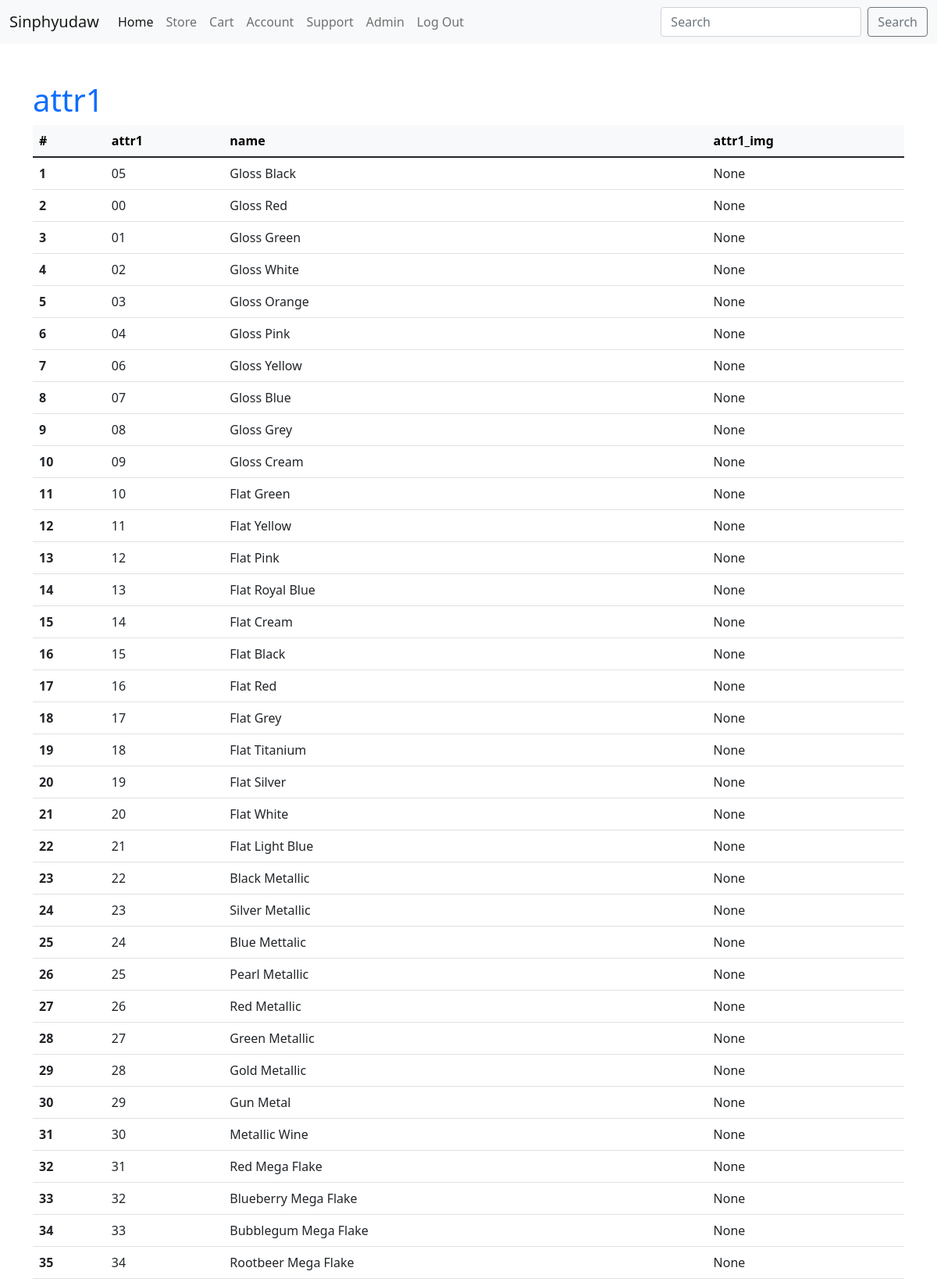
The app's page /admin/attr1 (signed in, upper part) with its own data.
### tables this page shows
CREATE TABLE attr1 (
  attr1 TEXT PRIMARY KEY,
  name TEXT NOT NULL,
  attr1_img TEXT
);

### main/admin.py (the view)
@bp.route('/<table>')
@admin_login_required
def table(table):
    db = get_db()
    fields = db.execute(
        f"pragma table_info('{table}')"
    ).fetchall()
    records = db.execute(
        f"select * from '{table}'"
    ).fetchall()
    return render_template('admin/table.html', table = table, fields = fields, records = records)

### main/auth.py (called while the page is built)
@bp.before_app_request
def load_logged_in_user():
    user_id = session.get('user_id')
    db = get_db()
    consumer = db.execute(
        "select * from consumer where user_id = ?",
        (user_id,)
    ).fetchone()
    if user_id is None:
        g.user = None
    else:
        no_consumer = get_db().execute(
            "select * from user where user_id = ?",
            (user_id,)
        ).fetchone()
        yes_consumer = get_db().execute(
            "select user.user_id user_id, verified, username, role_id, fname, lname, phone, email, ship_fname, ship_lname, address1, address2, city, state, country, postal_code from user join consumer on user.user_id = consumer.user_id join location on consumer.consumer_id = location.consumer_id where user.user_id = ?",
            (user_id,)
        ).fetchone()
        g.user = no_consumer if consumer is None else yes_consumer

@bp.before_app_request
def check_verified():
    if g.user is not None and g.user['verified'] == 0 and request.blueprint != 'auth' and request.endpoint != 'static':
        return redirect(url_for('auth.unconfirmed'))

def admin_login_required(view):
    @functools.wraps(view)
    def wrapped_view(**kwargs):
        if g.user is None:
            flash('Permission denied. Please log in first.')
            return redirect(url_for('auth.login'))
        elif g.user['role_id'] != 1:
            session.clear()
            flash('Permission denied. You are not an admin.')
            return redirect(url_for('auth.login'))
        return view(**kwargs)
    return wrapped_view

### main/db.py (called while the page is built)
def get_db():
    if 'db' not in g:
        g.db=sqlite3.connect(
            current_app.config['DATABASE'],
            detect_types=sqlite3.PARSE_DECLTYPES
        )
        g.db.row_factory=sqlite3.Row
    return g.db

### main/templates/admin/table.html (shortened to what this page needs)
{%extends 'base.html'%}
{%block header%}
<h1><a href="{{url_for('admin.admin')}}">{{table}}</a></h1>{%endblock%}
{%block content%}
<table class="table">
  <thead class="table-light">
    <tr>
      <th scope="col">#</th>
      {%for field in fields%}
      <th scope="col">{{field['name']}}</th>
      {%else%}
      Table has no fields
      {%endfor%}
    </tr>
  </thead>
  <tbody>
    {%for record in records%}
    <tr>
      <th scope="row">{{loop.index}}</th>
      {%for field in fields%}
      {%if record[field['name']] is string%}
      <td>{{record[field['name']]|truncate(40)}}</td>
      {%else%}
      <td>{{record[field['name']]}}</td>
      {%endif%}
      {%else%}
      Unknown error.
      {%endfor%}
    </tr>
    {%else%}
    No records in table: {{table}}
    {%endfor%}
  </tbody>
</table>
{%endblock%}

### main/static/style.css (style rules this page uses)
a { text-decoration: none; }

### records on screen
attr1: attr1 "05" "Gloss Black", record "None"
attr1: attr1 "00" "Gloss Red", record "None"
attr1: attr1 "01" "Gloss Green", record "None"
attr1: attr1 "02" "Gloss White", record "None"
attr1: attr1 "03" "Gloss Orange", record "None"
attr1: attr1 "04" "Gloss Pink", record "None"
attr1: attr1 "06" "Gloss Yellow", record "None"
attr1: attr1 "07" "Gloss Blue", record "None"
attr1: attr1 "08" "Gloss Grey", record "None"
attr1: attr1 "09" "Gloss Cream", record "None"
attr1: attr1 "10" "Flat Green", record "None"
attr1: attr1 "11" "Flat Yellow", record "None"
attr1: attr1 "12" "Flat Pink", record "None"
attr1: attr1 "13" "Flat Royal Blue", record "None"
attr1: attr1 "14" "Flat Cream", record "None"
attr1: attr1 "15" "Flat Black", record "None"
attr1: attr1 "16" "Flat Red", record "None"
attr1: attr1 "17" "Flat Grey", record "None"
attr1: attr1 "18" "Flat Titanium", record "None"
attr1: attr1 "19" "Flat Silver", record "None"
attr1: attr1 "20" "Flat White", record "None"
attr1: attr1 "21" "Flat Light Blue", record "None"
attr1: attr1 "22" "Black Metallic", record "None"
attr1: attr1 "23" "Silver Metallic", record "None"
attr1: attr1 "24" "Blue Mettalic", record "None"
attr1: attr1 "25" "Pearl Metallic", record "None"
attr1: attr1 "26" "Red Metallic", record "None"
attr1: attr1 "27" "Green Metallic", record "None"
attr1: attr1 "28" "Gold Metallic", record "None"
attr1: attr1 "29" "Gun Metal", record "None"
attr1: attr1 "30" "Metallic Wine", record "None"
attr1: attr1 "31" "Red Mega Flake", record "None"
attr1: attr1 "32" "Blueberry Mega Flake", record "None"
attr1: attr1 "33" "Bubblegum Mega Flake", record "None"
attr1: attr1 "34" "Rootbeer Mega Flake", record "None"

### other values on screen
{{ table }} "attr1"
{{ field['name'] }} "attr1" "name" "attr1_img"
